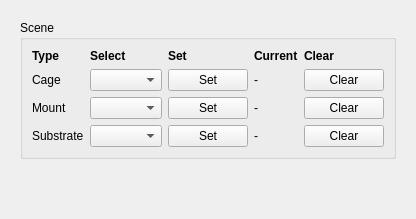
<?xml version="1.0" encoding="UTF-8"?>
<ui version="4.0">
 <class>ServiceTab</class>
 <widget class="QWidget" name="ServiceTab">
  <property name="windowTitle">
   <string>Service</string>
  </property>
  <layout class="QHBoxLayout" name="rootLayout">
   <!-- Linke Spalte -->
   <item>
    <widget class="QWidget" name="leftColumn">
     <layout class="QVBoxLayout" name="leftLayout">

      <!-- ===== Scene ===== -->
      <item>
       <widget class="QGroupBox" name="grpScene">
        <property name="title"><string>Scene</string></property>
        <layout class="QGridLayout" name="sceneLayout">

         <!-- Header -->
         <item row="0" column="0">
          <widget class="QLabel" name="lblHdrType">
           <property name="text"><string>Type</string></property>
           <property name="styleSheet">
            <string notr="true">font-weight: 600;</string>
           </property>
          </widget>
         </item>
         <item row="0" column="1">
          <widget class="QLabel" name="lblHdrSelect">
           <property name="text"><string>Select</string></property>
           <property name="styleSheet">
            <string notr="true">font-weight: 600;</string>
           </property>
          </widget>
         </item>
         <item row="0" column="2">
          <widget class="QLabel" name="lblHdrSet">
           <property name="text"><string>Set</string></property>
           <property name="styleSheet">
            <string notr="true">font-weight: 600;</string>
           </property>
          </widget>
         </item>
         <item row="0" column="3">
          <widget class="QLabel" name="lblHdrCurrent">
           <property name="text"><string>Current</string></property>
           <property name="styleSheet">
            <string notr="true">font-weight: 600;</string>
           </property>
          </widget>
         </item>
         <item row="0" column="4">
          <widget class="QLabel" name="lblHdrClear">
           <property name="text"><string>Clear</string></property>
           <property name="styleSheet">
            <string notr="true">font-weight: 600;</string>
           </property>
          </widget>
         </item>

         <!-- Cage -->
         <item row="1" column="0">
          <widget class="QLabel" name="lblCage">
           <property name="text"><string>Cage</string></property>
          </widget>
         </item>
         <item row="1" column="1"><widget class="QComboBox" name="cmbCage"/></item>
         <item row="1" column="2">
          <widget class="QPushButton" name="btnSetCage">
           <property name="text"><string>Set</string></property>
          </widget>
         </item>
         <item row="1" column="3">
          <widget class="QLabel" name="lblCageCurrent">
           <property name="text"><string>-</string></property>
          </widget>
         </item>
         <item row="1" column="4">
          <widget class="QPushButton" name="btnClearCage">
           <property name="text"><string>Clear</string></property>
          </widget>
         </item>

         <!-- Mount -->
         <item row="2" column="0">
          <widget class="QLabel" name="lblMount">
           <property name="text"><string>Mount</string></property>
          </widget>
         </item>
         <item row="2" column="1"><widget class="QComboBox" name="cmbMount"/></item>
         <item row="2" column="2">
          <widget class="QPushButton" name="btnSetMount">
           <property name="text"><string>Set</string></property>
          </widget>
         </item>
         <item row="2" column="3">
          <widget class="QLabel" name="lblMountCurrent">
           <property name="text"><string>-</string></property>
          </widget>
         </item>
         <item row="2" column="4">
          <widget class="QPushButton" name="btnClearMount">
           <property name="text"><string>Clear</string></property>
          </widget>
         </item>

         <!-- Substrate -->
         <item row="3" column="0">
          <widget class="QLabel" name="lblSubstrate">
           <property name="text"><string>Substrate</string></property>
          </widget>
         </item>
         <item row="3" column="1"><widget class="QComboBox" name="cmbSubstrate"/></item>
         <item row="3" column="2">
          <widget class="QPushButton" name="btnSetSubstrate">
           <property name="text"><string>Set</string></property>
          </widget>
         </item>
         <item row="3" column="3">
          <widget class="QLabel" name="lblSubstrateCurrent">
           <property name="text"><string>-</string></property>
          </widget>
         </item>
         <item row="3" column="4">
          <widget class="QPushButton" name="btnClearSubstrate">
           <property name="text"><string>Clear</string></property>
          </widget>
         </item>

        </layout>
       </widget>
      </item>

      <!-- Spacer -->
      <item>
       <spacer name="leftSpacer">
        <property name="orientation"><enum>Qt::Vertical</enum></property>
        <property name="sizeHint" stdset="0">
         <size><width>20</width><height>40</height></size>
        </property>
       </spacer>
      </item>

     </layout>
    </widget>
   </item>
  </layout>
 </widget>
 <resources/>
 <connections/>
</ui>
